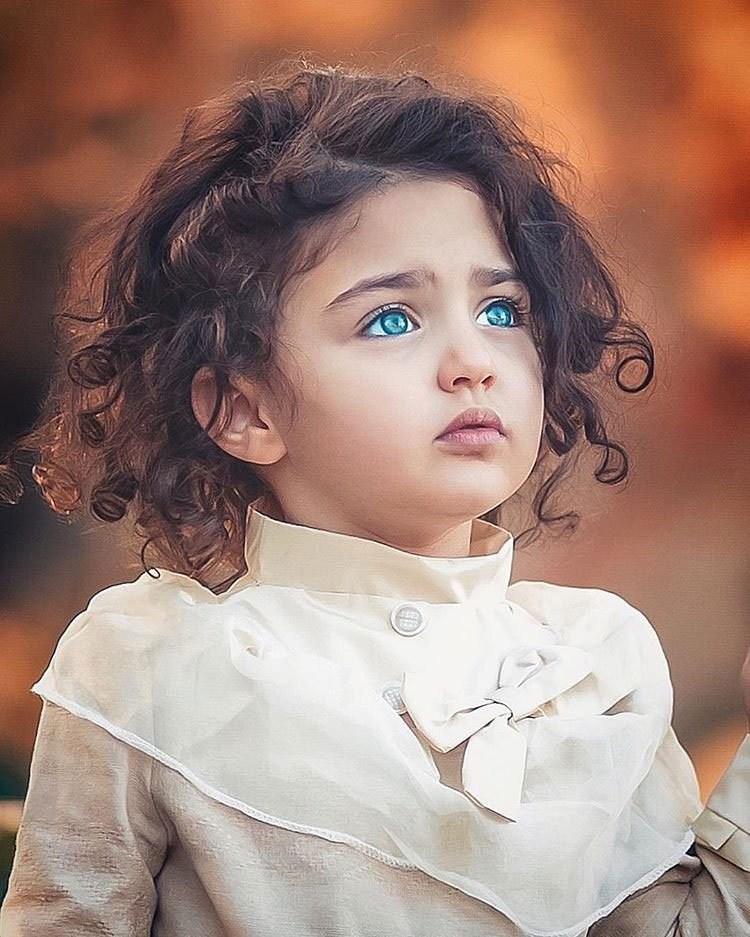
#> input picture Opencv/girl.jpg, 750 x 937 px, found by its file name
$ python cv_2.py
#> lines starting #> are read from the running program, lines starting #| are printed output that depends on the picture
import cv2

im = cv2.imread(r'E:\VS Code\Python Data Science Digipodium\Opencv\girl.jpg')
#> im is the input picture: shape (937, 750, 3); mean B, G, R 121.6, 132.1, 161.6

#resize img
h, w, _ = im.shape
#> h = 937; w = 750
small_img = cv2.resize(im,(w//2, h//2))


# change brightness
bright_im = cv2.add(im, 50)
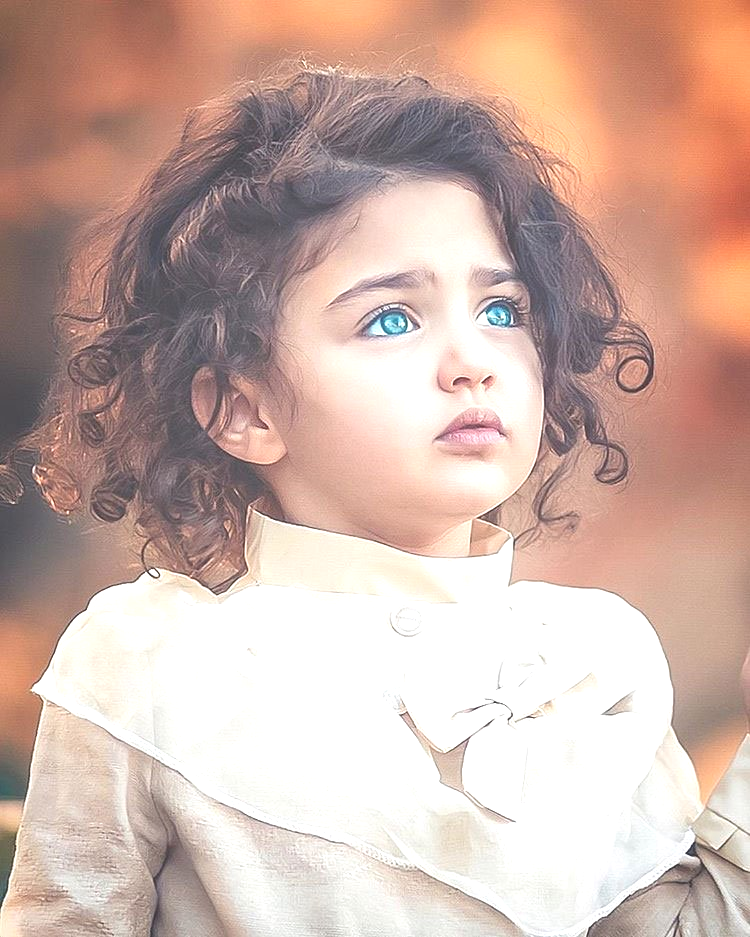
#> bright_im: shape (937, 750, 3); mean B, G, R 168, 177.8, 205.5
dark = cv2.add(im, -50)
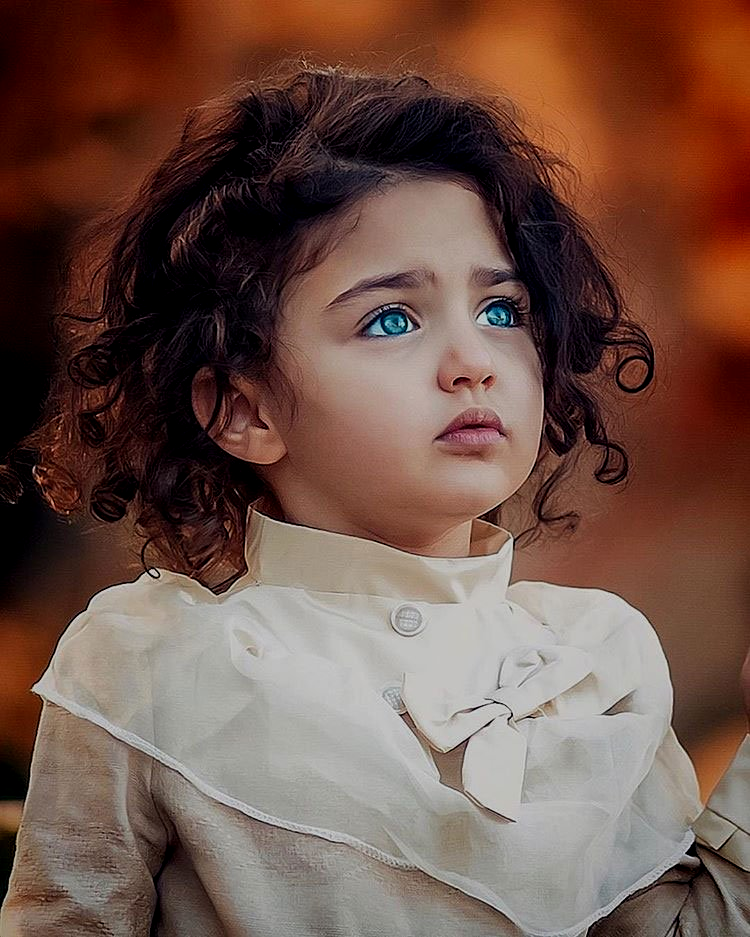
#> dark: shape (937, 750, 3); mean B, G, R 72.8, 83.1, 112


# stich image
stiched_img = cv2.hconcat(im,small_img)
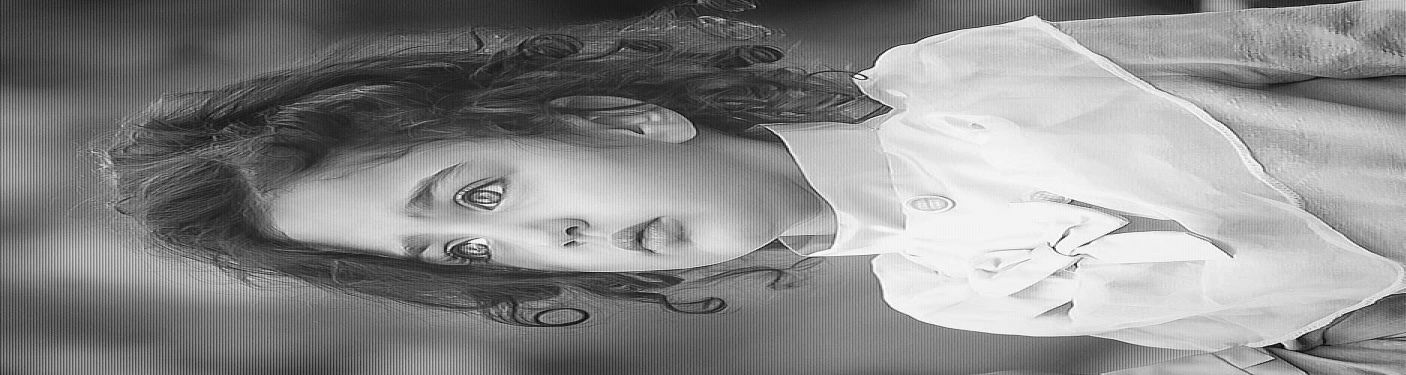
#> stiched_img: shape (750, 2811) (shown at 1/2 size); min 0, max 255, mean 138.4
v = cv2.vconcat(im,small_img)

# show img output
cv2.imshow('orignal', im)
cv2.imshow('small', small_img)
cv2.imshow('dark',dark)
cv2.imshow('bright', bright_im)
cv2.imshow('stiched',stiched_img)
cv2.imshow('verticle', v)


cv2.waitKey(0)

$ run again, with Opencv/photo.jpg copied over Opencv/girl.jpg
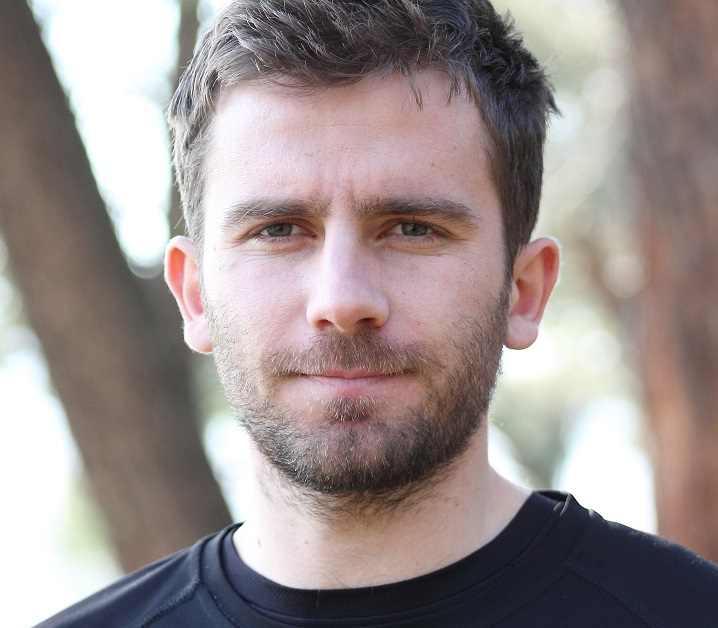
#> input picture Opencv/photo.jpg, 718 x 628 px, found by its file name
#> im is the input picture: shape (628, 718, 3); mean B, G, R 142, 143.2, 154.6
#> `dark = cv2.add(im, -50)`:
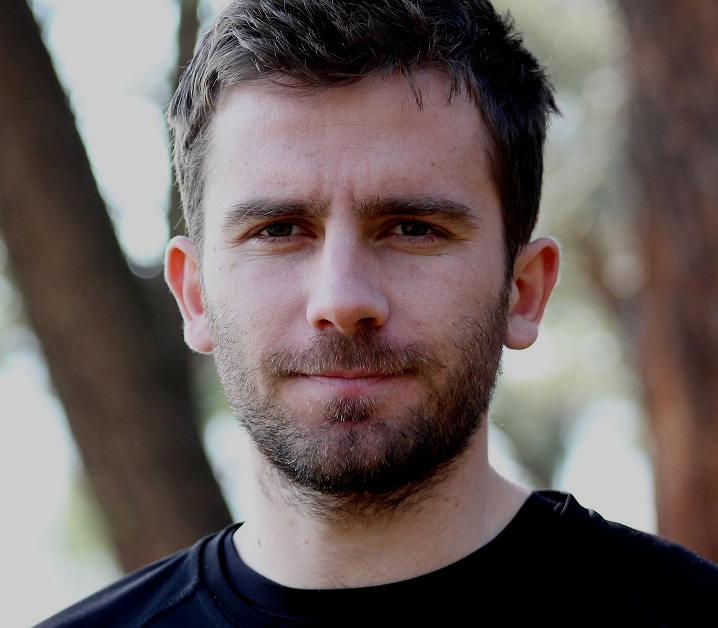
#> dark: shape (628, 718, 3); mean B, G, R 92.9, 95, 106.5
#> `stiched_img = cv2.hconcat(im,small_img)`:
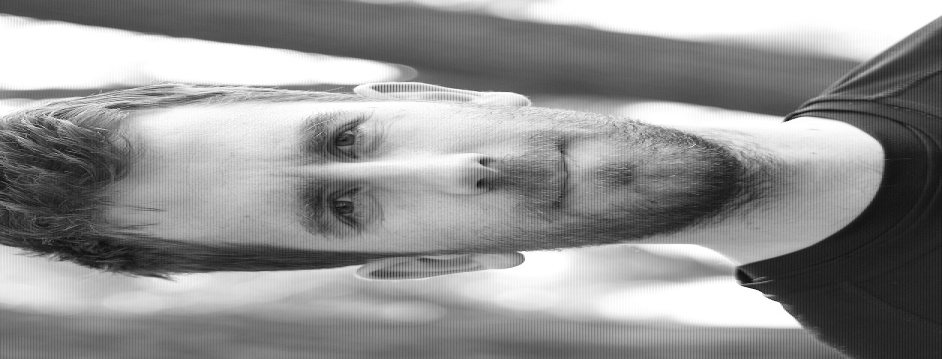
#> stiched_img: shape (718, 1884) (shown at 1/2 size); min 0, max 255, mean 146.6
